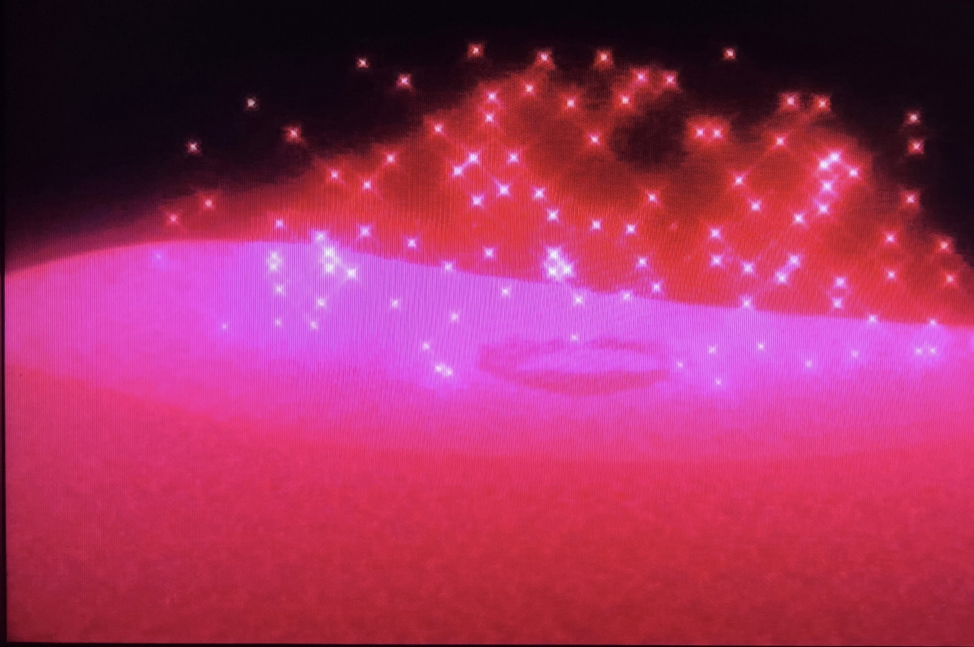
#> input picture assets/images/1522008/image1.jpg, 2921 x 1941 px (shown at 1/3 size); its folder holds only this picture in this run
$ python resize_images.py
#> lines starting #> are read from the running program, lines starting #| are printed output that depends on the picture
#!/usr/bin/env python3
"""
画像のサイズを固定するスクリプト（非破壊版）
Pillowを使用して画像をリサイズします

処理内容:
- フォーマットをPNGに統一
- サイズを1280x1080に統一
- アスペクト比が異なる場合はレターボックス（左右に黒帯）で中央配置
- 10KB以下のファイルは削除
- 元のファイルはバックアップディレクトリに保存（非破壊）

使用方法:
    python3 scripts/resize_images.py
"""

import os
import shutil
from pathlib import Path
from PIL import Image
from datetime import datetime

# 設定
TARGET_WIDTH = 1280  # 目標幅（px）
TARGET_HEIGHT = 1080  # 目標高さ（px）
OUTPUT_FORMAT = 'PNG'  # PNGに統一
MIN_FILE_SIZE = 10 * 1024  # 10KB（バイト）
BACKUP_DIR = Path("assets/images_backup")  # バックアップディレクトリ

def resize_image(input_path, output_path, target_width, target_height, output_format='PNG'):
    """
    画像をリサイズしてレターボックス形式で中央配置

    Args:
        input_path: 入力画像のパス
        output_path: 出力画像のパス
        target_width: 目標幅
        target_height: 目標高さ
        output_format: 出力フォーマット
    """
#> called with target_width = 1280, target_height = 1080, output_format = 'PNG'
    try:
        img = Image.open(input_path)
#> img is the input picture: PIL image 2921x1941 RGB; mean R, G, B 158.3, 46.7, 92.2

        # 元のサイズを取得
        original_size = img.size
#> original_size = (2921, 1941)
        original_format = img.format
#> original_format = 'JPEG'

        # アスペクト比を保持してリサイズ
        # 目標サイズ内に収まるようにスケール
        ratio = min(target_width / original_size[0], target_height / original_size[1])
#> ratio = 0.438
        new_width = int(original_size[0] * ratio)
#> new_width = 1280
        new_height = int(original_size[1] * ratio)
#> new_height = 850

        # リサイズ
        resized_img = img.resize((new_width, new_height), Image.Resampling.LANCZOS)

        # 固定サイズのキャンバスを作成（黒背景）
        if resized_img.mode == 'RGBA':
            canvas = Image.new('RGBA', (target_width, target_height), (0, 0, 0, 255))
        else:
            # RGBに変換してから黒背景のキャンバスを作成
            if resized_img.mode != 'RGB':
                resized_img = resized_img.convert('RGB')
            canvas = Image.new('RGB', (target_width, target_height), (0, 0, 0))
#> canvas: PIL image 1280x1080 RGB; every value is 0

        # 中央に配置（レターボックス）
        x_offset = (target_width - new_width) // 2
#> x_offset = 0
        y_offset = (target_height - new_height) // 2
#> y_offset = 115

        if resized_img.mode == 'RGBA':
            canvas.paste(resized_img, (x_offset, y_offset), resized_img)
        else:
            canvas.paste(resized_img, (x_offset, y_offset))
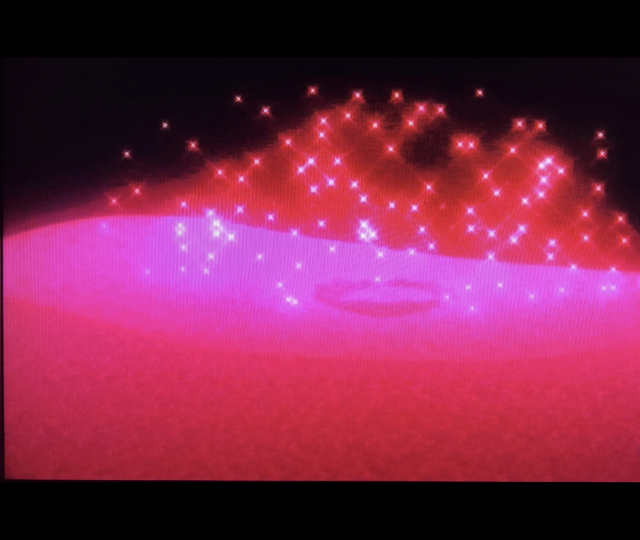
#> canvas: PIL image 1280x1080 RGB (shown at 1/2 size); mean R, G, B 124.6, 36.7, 72.5

        # PNGとして保存
        canvas.save(output_path, format=output_format, optimize=True)

        return True, original_size, canvas.size
    except Exception as e:
        return False, None, str(e)

def main():
    """メイン処理（非破壊版）"""
    images_dir = Path("assets/images")

    if not images_dir.exists():
        print(f"エラー: {images_dir} が存在しません")
        return

    # バックアップディレクトリを作成（タイムスタンプ付き）
    timestamp = datetime.now().strftime("%Y%m%d_%H%M%S")
    backup_base_dir = BACKUP_DIR / timestamp

    print("画像のリサイズ処理を開始します（非破壊版）")
    print(f"目標サイズ: {TARGET_WIDTH}x{TARGET_HEIGHT}px")
    print(f"出力フォーマット: {OUTPUT_FORMAT}")
    print(f"最小ファイルサイズ: {MIN_FILE_SIZE // 1024}KB（それ以下は削除）")
    print(f"バックアップ先: {backup_base_dir}")
    print("=" * 80)

    total_files = 0
    success_count = 0
    error_count = 0
    deleted_count = 0
    skipped_count = 0

    # 各学生フォルダを処理
    for student_dir in sorted(images_dir.iterdir()):
        if not student_dir.is_dir():
            continue

        student_id = student_dir.name
        if not student_id.isdigit():
            continue

        print(f"\n{student_id}:")

        # 学生フォルダのバックアップディレクトリを作成
        backup_student_dir = backup_base_dir / student_id
        backup_student_dir.mkdir(parents=True, exist_ok=True)

        # 画像ファイルを処理
        for img_file in sorted(os.listdir(student_dir)):
            # SVGはスキップ（ベクター画像のため）
            if img_file.lower().endswith('.svg'):
                skipped_count += 1
                continue

            if not img_file.lower().endswith(('.jpg', '.jpeg', '.png', '.gif', '.webp')):
                continue

            input_path = student_dir / img_file

            # ファイルサイズを確認
            file_size = input_path.stat().st_size
            if file_size < MIN_FILE_SIZE:
                # バックアップしてから削除
                backup_path = backup_student_dir / img_file
                shutil.copy2(input_path, backup_path)
                input_path.unlink()
                print(f"  🗑️  {img_file}: {file_size // 1024}KB（バックアップ後に削除）")
                deleted_count += 1
                continue

            # バックアップを作成
            backup_path = backup_student_dir / img_file
            shutil.copy2(input_path, backup_path)

            # 出力ファイル名を決定（PNGに統一）
            base_name = Path(img_file).stem
            output_path = student_dir / f"{base_name}.png"

            total_files += 1
            success, original_size, result = resize_image(
                input_path,
                output_path,
                TARGET_WIDTH,
                TARGET_HEIGHT,
                OUTPUT_FORMAT
            )
#> success = True; original_size = (2921, 1941); result = (1280, 1080)

            if success:
                success_count += 1
                # 元のファイルと出力ファイルが異なる場合は元のファイルを削除
                if input_path != output_path and input_path.exists():
                    input_path.unlink()
                print(f"  ✓ {img_file}: {original_size[0]}x{original_size[1]} → {result[0]}x{result[1]} ({output_path.name})")
#|   ✓ image1.jpg: 2921x1941 → 1280x1080 (image1.png)
            else:
                error_count += 1
                # エラー時はバックアップから復元
                if backup_path.exists():
                    shutil.copy2(backup_path, input_path)
                print(f"  ✗ {img_file}: エラー - {result}（バックアップから復元）")
#> pass 2 of the loop in main, `for student_dir in sorted(images_dir.iterdir()):`:
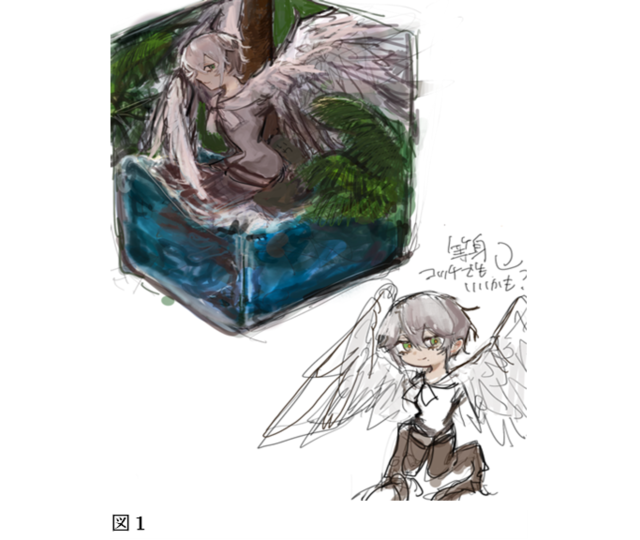
#> input picture assets/images/1522012/image2.png, 1280 x 1080 px (shown at 1/2 size)
#> in resize_image, img is the input picture: PIL image 1280x1080 RGBA; mean R, G, B, A 114.9, 116.2, 115.2, 162.7
#> in resize_image (call 2), `canvas.paste(resized_img, (x_offset, y_offset), resized_img)`:
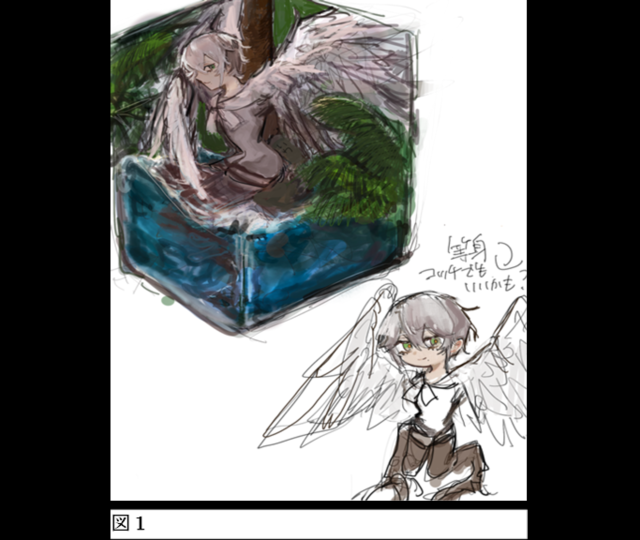
#> canvas: PIL image 1280x1080 RGBA (shown at 1/2 size); mean R, G, B, A 112.6, 113.9, 112.9, 254.7; transparent parts drawn white
#|   ✓ image2.png: 1280x1080 → 1280x1080 (image2.png)

    print("\n" + "=" * 80)
    print(f"処理完了:")
    print(f"  成功: {success_count}/{total_files}")
    print(f"  エラー: {error_count}/{total_files}")
    print(f"  削除（10KB以下）: {deleted_count}")
    print(f"  スキップ（SVG）: {skipped_count}")
    print(f"  バックアップ先: {backup_base_dir}")
    print(f"\n元のファイルは {backup_base_dir} にバックアップされています。")

if __name__ == '__main__':
    main()
